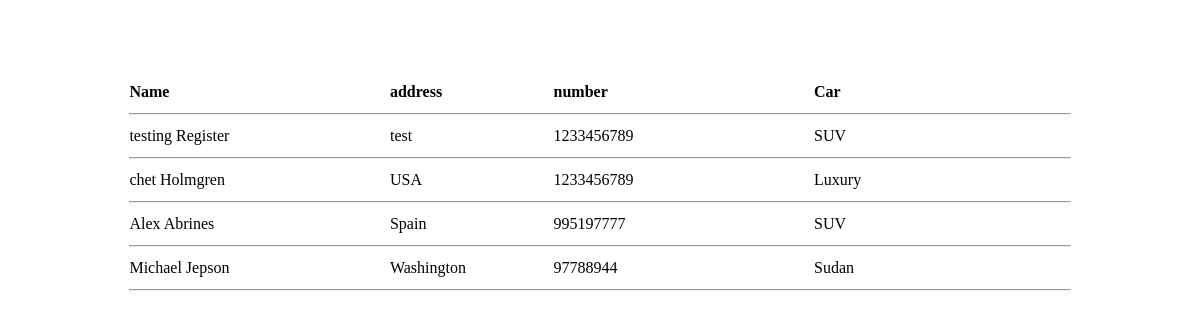
/ViewRecord.php, run on the app's committed database.
### tables this page shows
CREATE TABLE `rentfrom` (
  `id` int(11) NOT NULL,
  `name` varchar(255) NOT NULL,
  `address` varchar(255) NOT NULL,
  `number` int(15) NOT NULL,
  `car` varchar(255) NOT NULL
);

### retriever.php (the view, shortened to what this page needs)
<br>
<br>
<br>
<br>
<center>
    <table border="0" width = "80%">
    <tr>
        <td width="16%"><b>Name</td>
        <td width="10%"><b>address</td>
        <td width="16%"><b>number</td>
        <td width="16%"><b>Car</td>
    </tr>
    <tr>
        <td colspan='6'> <hr> </td>
    </tr>
<?php
include("connections.php");
$retireve_query = mysqli_query($connections,"SELECT * FROM rentfrom WHERE id=id ");
while($row_users = mysqli_fetch_assoc($retireve_query)){
    $db_name = $row_users["name"];
    $db_address = $row_users["address"];
    $db_number = $row_users["number"];
    $db_car = $row_users["car"];
   echo "
   <tr>
       <td>$db_name</td>
       <td>$db_address</td>
       <td>$db_number</td>
       <td>$db_car</td>
    </tr>";
    echo "
        <tr>
            <td colspan='5'> <hr></td>
        </tr>
    ";
}
?>
</table>

### ViewRecord.php (shortened to what this page needs)
<?php
include("connections.php");
?>
<?php
if(empty($_GET["getUpdate"])){
?>
<div id="retriever">
<?php include ("retriever.php");?>
</div>
<?php
}else{
include("updating_user.php");
}
?>
<!DOCTYPE html>
<html lang="en">
<head>
</head>
<body>
</body>
</html>

### data on the page
rentfrom: name "testing Register", address "test", number "1233456789", car "SUV"
rentfrom: name "chet Holmgren", address "USA", number "1233456789", car "Luxury"
rentfrom: name "Alex Abrines", address "Spain", number "995197777", car "SUV"
rentfrom: name "Michael Jepson", address "Washington", number "97788944", car "Sudan"
